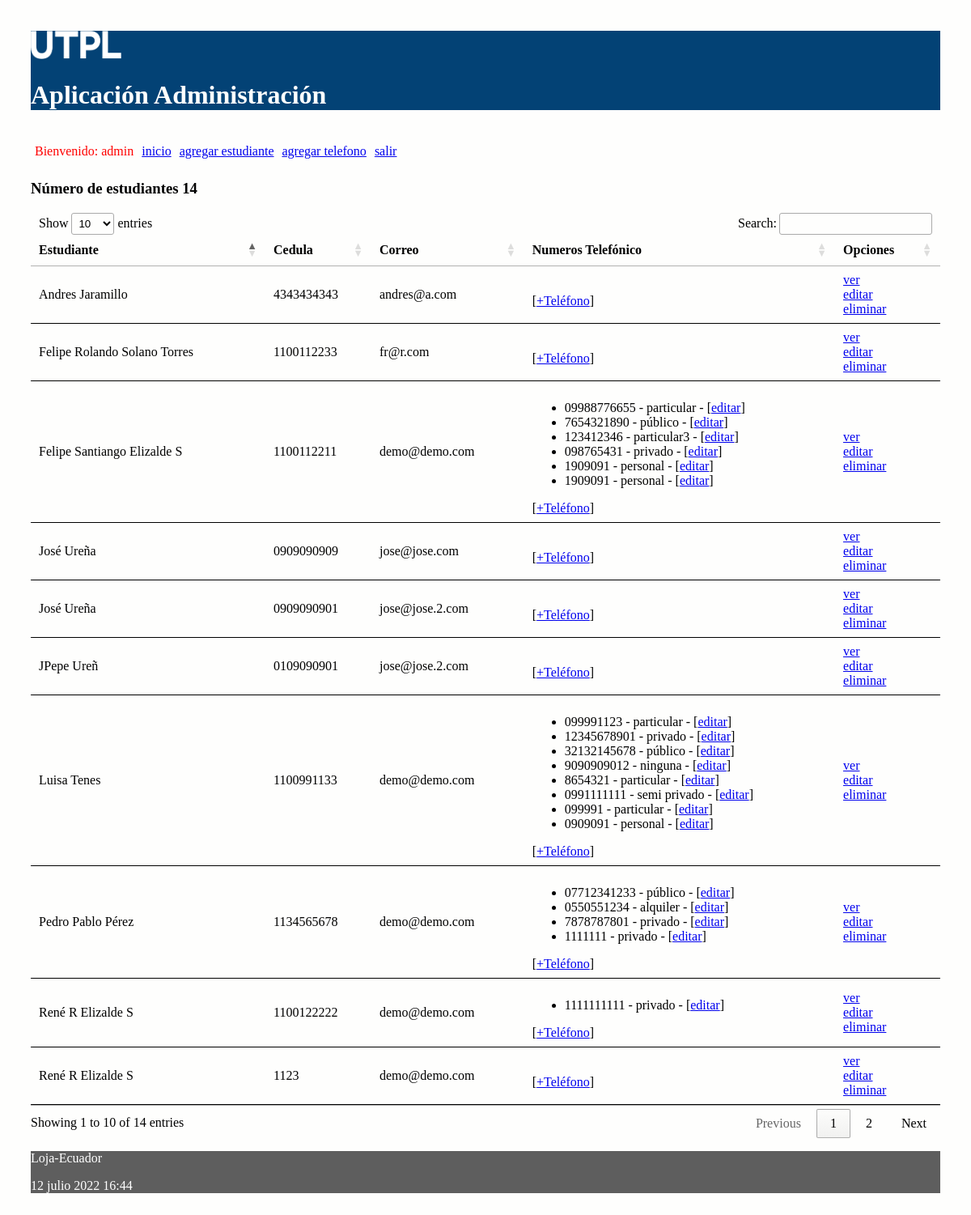
The app's page / (signed in), older data.
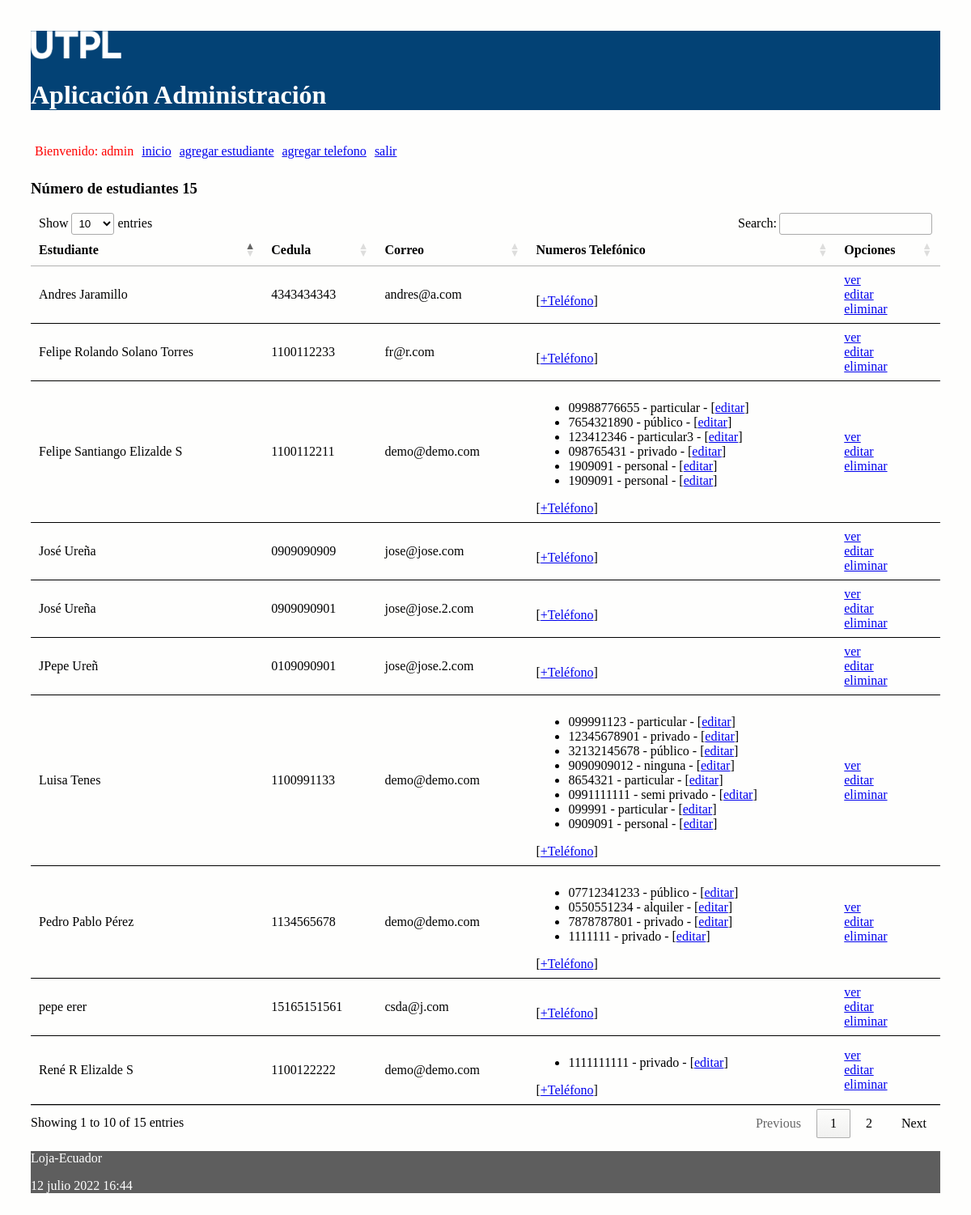
The same page, newer data.
### administrativo/models.py (models this page shows, shortened)
class Estudiante(models.Model):
    nombre = models.CharField(max_length=30)
    apellido = models.CharField(max_length=30)
    cedula = models.CharField(max_length=30, unique=True)
    correo = models.EmailField()

class NumeroTelefonico(models.Model):
    telefono = models.CharField(max_length=100)
    tipo = models.CharField(max_length=100)
    estudiante = models.ForeignKey(Estudiante, on_delete=models.CASCADE,
            related_name="numeros_telefonicos")

### administrativo/views.py (the view)
# urls.py: path('', views.index, name='index'),
def index(request):
    estudiantes = Estudiante.objects.all()
    informacion_template = {'estudiantes': estudiantes, 'numero_estudiantes': len(estudiantes)}
    return render(request, 'index.html', informacion_template)

### administrativo/templates/index.html (shortened to what this page needs)
{% extends "master.html" %}
{% block content %}
<h3>Número de estudiantes {{ numero_estudiantes }}</h3>
<table id="tabla_datos">
  <thead>
    <tr>
      <th>Estudiante</th>
      <th>Cedula</th>
      <th>Correo</th>
      <th>Numeros Telefónico </th>
      <th>Opciones</th>
    </tr>
  </thead>
  {% for e in estudiantes %}
  <tr>
    <td> {{e.nombre}} {{e.apellido}}</td>
    <td> {{e.cedula}}</td>
    <td> {{e.correo}}</td>
    <td>
      <ul>
        {% for t in e.numeros_telefonicos.all %}
          <li>
            <span>{{t.telefono}} - {{t.tipo}} - [<a href="{% url 'editar_numero_telefonico' t.id %}">editar</a>] </span>
          </li>
        {% endfor %}
      </ul>
        [<a href="{% url 'crear_numero_telefonico_estudiante' e.id%}">+Teléfono</a>]
    </td>
    <td> <a href="{% url 'obtener_estudiante' e.id %}">ver</a> <br>
      <a href="{% url 'editar_estudiante' e.id %}">editar</a> <br>
      <a href="{% url 'eliminar_estudiante' e.id %}"
      onclick="return confirm('¿Está seguro de la eliminación?')" >
      eliminar</a>
    </td>
  </tr>
  {% endfor %}
</table>
{% endblock %}

### administrativo/templates/master.html (shortened to what this page needs)
<!DOCTYPE html>
<html>
  <head>
    {% load static %}
    <link rel="stylesheet" type="text/css" href="{% static 'css/estilos.css' %}">
    <link rel="stylesheet" type="text/css" href="https://cdn.datatables.net/1.10.25/css/jquery.dataTables.min.css">
  </head>
  <body>
    {% load socialaccount %}
    {% load account %}
  <header>
    <img src="{% static 'images/logo.png' %}" height="10%" width="10%" alt="My image">
    <h1>Aplicación Administración </h1>
    <nav class="top_menu">
      <ul>
        {% if user.is_authenticated %}
          <li> <span class="nombre_usuario"> Bienvenido: {{user.username}} </span></li>
        {% endif %}
        <li><a href="{% url 'index' %}">inicio</a></li>
        <li><a href="{% url 'crear_estudiante' %}">agregar estudiante</a></li>
        <li><a href="{% url 'crear_numero_telefonico' %}">agregar telefono</a></li>
        {% if user.is_authenticated %}
          <li><a href="{% url 'logout_view' %}">salir</a></li>
        {% else %}
          <li>[<a href="{% url 'login' %}">ingresar</a>]</li>
          <li>[<a href="{% provider_login_url 'github' %}">ingresar con GitHub</a>]</li>
        {% endif %}
      </ul>
    </nav>
  </header>
  <section>
      {% block content %}
      {% endblock %}
  </section>
    <footer>
      <p>Loja-Ecuador</p>
      <p>{% now "j F Y H:i" %}</p>
    </footer>
  </body>
</html>

### administrativo/static/css/estilos.css (style rules this page uses)
body { background: #FEFEFD; padding: 30px; }
header { background: #034275; color: #FFF; }
section { width: 100%; }
th, td { padding: 15px; border-bottom: 1px solid black; }
.nombre_usuario { color: red; }
.top_menu ul { list-style:none; float:left; padding: 5px; width:95%; }
.top_menu ul li { float:left; margin-right:10px; margin-bottom:5px; text: #FFF; }
footer { background: #5E5E5E; color: #FFF; }

Row changes from the older to the newer data that the page shows:
no longer on this page (row unchanged): Estudiante: nombre "René R", apellido "Elizalde S", cedula "1123", correo "demo@demo.com"
added Estudiante: nombre "pepe", apellido "erer", cedula "15165151561", correo "csda@j.com"
Text that changed along with them:
text written by a page script: "Show entries Search: Showing 1 to 10 of 14 entries Previous 1 2 Next" → "Show entries Search: Showing 1 to 10 of 15 entries Previous 1 2 Next"
{{ numero_estudiantes }}: "14" → "15"
